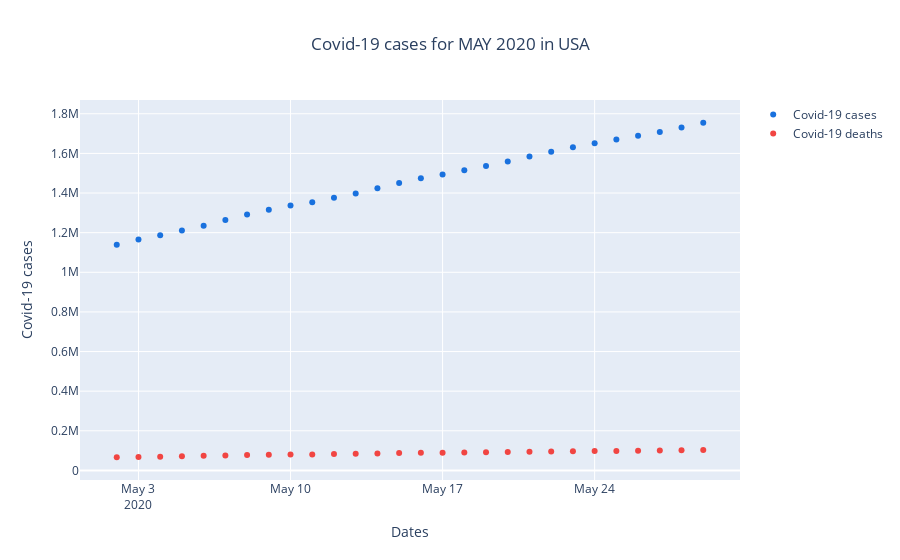

Here is the notebook cell this chart was saved with:
### Code cell
trace1 = go.Scatter(
    x = df_may['date'],
    y = df_may['cases'],
    name = 'Covid-19 cases',
    marker = dict(color = '#1971DE'),
    mode = 'markers',
    )

trace2 = go.Scatter(
    x = df_may['date'],
    y = df_may['deaths'],
    name = 'Covid-19 deaths',
    marker = dict(color = '#f14542'),
    mode = 'markers',
    )

layout = go.Layout(
    title = 'Covid-19 cases for MAY 2020 in USA',
    title_x = 0.5,
    showlegend = True,
    xaxis = dict(title = 'Dates'),
    yaxis = dict(title = 'Covid-19 cases'),
    
    )

data = [trace1,trace2]

fig = go.Figure(data = data,layout = layout)
print("Total Cases in USA",df_may['cases'].iat[-1])
print("Total deaths in USA",df_may['deaths'].iat[-1])
iplot(fig)

### Figure 1 — Plotly figure (JSON) as saved in the notebook; plotly's stock layout.template omitted (floating-point values rounded to 4 significant figures)
{"data": [{"marker": {"color": "#1971DE"}, "mode": "markers", "name": "Covid-19 cases", "type": "scatter", "x": ["2020-05-02", "2020-05-03", "2020-05-04", "2020-05-05", "2020-05-06", "2020-05-07", "2020-05-08", "2020-05-09", "2020-05-10", "2020-05-11", "2020-05-12", "2020-05-13", "2020-05-14", "2020-05-15", "2020-05-16", "2020-05-17", "2020-05-18", "2020-05-19", "2020-05-20", "2020-05-21", "2020-05-22", "2020-05-23", "2020-05-24", "2020-05-25", "2020-05-26", "2020-05-27", "2020-05-28", "2020-05-29"], "y": [1138944, 1165013, 1186965, 1210669, 1235174, 1263668, 1291329, 1316167, 1336478, 1354096, 1376388, 1397520, 1424474, 1450700, 1474351, 1493350, 1515177, 1536129, 1559003, 1584826, 1608710, 1630912, 1651004, 1670101, 1688990, 1707699, 1730158, 1754724]}, {"marker": {"color": "#f14542"}, "mode": "markers", "name": "Covid-19 deaths", "type": "scatter", "x": ["2020-05-02", "2020-05-03", "2020-05-04", "2020-05-05", "2020-05-06", "2020-05-07", "2020-05-08", "2020-05-09", "2020-05-10", "2020-05-11", "2020-05-12", "2020-05-13", "2020-05-14", "2020-05-15", "2020-05-16", "2020-05-17", "2020-05-18", "2020-05-19", "2020-05-20", "2020-05-21", "2020-05-22", "2020-05-23", "2020-05-24", "2020-05-25", "2020-05-26", "2020-05-27", "2020-05-28", "2020-05-29"], "y": [66485, 67816, 68905, 71139, 73847, 75805, 77380, 78834, 79765, 80747, 82400, 84168, 85906, 87499, 88724, 89568, 90414, 91934, 93406, 94721, 96010, 97060, 97680, 98190, 98937, 100422, 101622, 102812]}], "layout": {"showlegend": true, "title": {"text": "Covid-19 cases for MAY 2020 in USA", "x": 0.5}, "xaxis": {"title": {"text": "Dates"}}, "yaxis": {"title": {"text": "Covid-19 cases"}}}}
